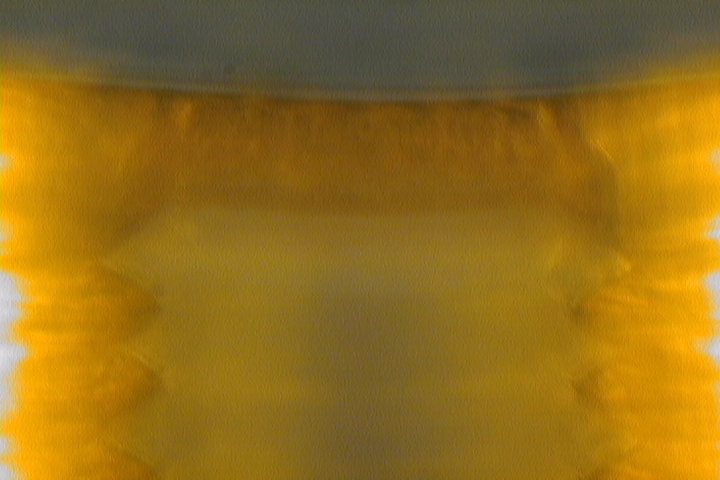
#> input picture imageproc/140506_first_try/10s_Image0504-2344(S-Video)(1).png, 720 x 480 px
$ jupyter execute 140506_first_try_imageproc.ipynb   (shell and % lines are left out)   (Python 2 division)   (older library calls are emulated)
#> lines starting #> are read from the running program, lines starting #| are printed output that depends on the picture
[cell 1]
import numpy as np
import matplotlib.pyplot as plt
from scipy import misc
from scipy import ndimage
from skimage.filters import roberts, sobel, scharr

[cell 2]
color_1s = misc.imread('10s_Image0504-2344(S-Video)(1).png')
#> color_1s is the input picture: shape (480, 720, 3); mean R, G, B 146.5, 109.8, 27.9

[cell 3]
print color_1s.shape
#| (480, 720, 3)
print color_1s[0][0]
#| [90 84 65]

[cell 4]
plt.imshow(color_1s)

[cell 5]
fontsize = 14

fig, ((ax_color, ax_blue), (ax_green, ax_red)) = plt.subplots(2, 2, figsize=(10,8))
im_color = ax_color.imshow(color_1s)
im_blue = ax_blue.imshow(color_1s[:,:,2], cmap=plt.cm.gray)
im_green = ax_green.imshow(color_1s[:,:,1], cmap=plt.cm.gray)
im_red = ax_red.imshow(color_1s[:,:,0], cmap=plt.cm.gray)
ax_color.text(340, 420, 'Color', fontsize=fontsize, color='white')
bluetext = 'Blue\nmin: {0}\nmax: {1}'.format(np.amin(color_1s[:,:,2]),np.amax(color_1s[:,:,2]))
ax_blue.text(300, 420, bluetext, color='white')
greentext = 'Green\nmin: {0}\nmax: {1}'.format(np.amin(color_1s[:,:,1]),np.amax(color_1s[:,:,1]))
ax_green.text(340, 420, greentext, fontsize=fontsize, color='white')
redtext = 'Red\nmin: {0}\nmax: {1}'.format(np.amin(color_1s[:,:,0]),np.amax(color_1s[:,:,0]))
ax_red.text(340, 420, redtext, fontsize=fontsize, color='white')
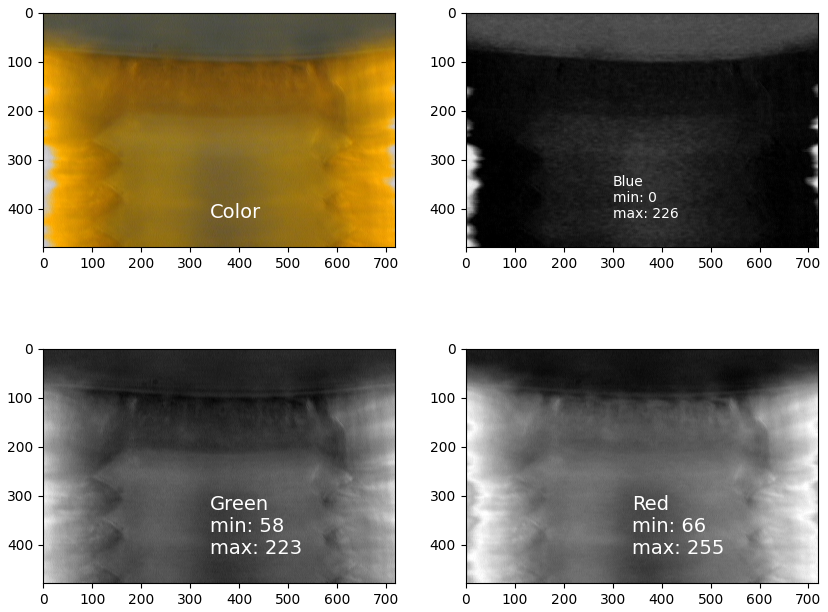
#> figure drawn by matplotlib, 4 panels

From:

  http://stackoverflow.com/questions/12201577/convert-rgb-image-to-grayscale-in-python

  http://stackoverflow.com/questions/23935840/converting-an-rgb-image-to-grayscale-and-manipulating-the-pixel-data-in-python

[cell 6]
from PIL import Image
temp_gray = Image.open('10s_Image0504-2344(S-Video)(1).png').convert('LA')
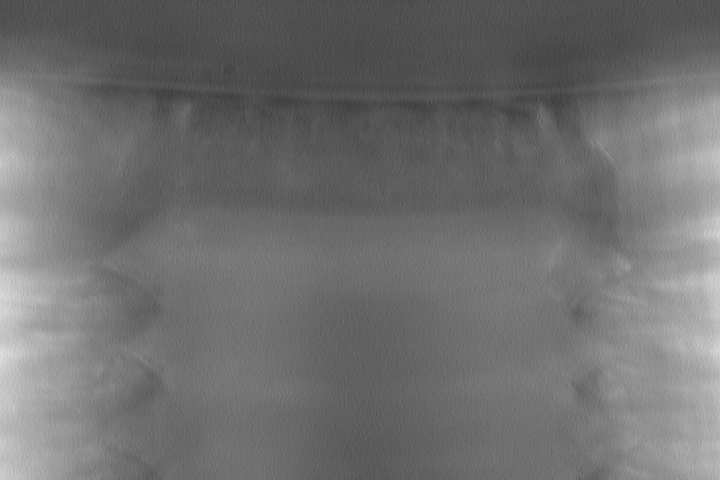
#> temp_gray: PIL image 720x480 LA; mean R, G, B, A 111.5, 111.5, 111.5, 255
plt.imshow(temp_gray)

[cell 7]
temp_gray

[cell 8]
print temp_gray #dtype=np.uint8
#| <PIL.Image.Image image mode=LA size=720x480 at 0x7FA335E3BB90>

[cell 9]
y=np.asarray(temp_gray.getdata(),dtype=np.uint8)#.reshape((temp_gray.size[1],temp_gray.size[0]))
#> y = 345600 pairs, first value 61 to 224, second value 255 to 255
print y.shape, y.dtype
#| (345600, 2) uint8
print y
#> (printed output is left out)

[cell 10]
print 2*345600, 720*480

[cell 11]
yy = y[:,0].reshape((480,720))
print yy.shape
#| (480, 720)
yy

[cell 12]
plt.imshow(yy)

[cell 13]
plt.imshow(yy, cmap=plt.cm.gray)

[cell 14]
print np.amin(yy), np.amax(yy)
#| 61 224

[cell 15]
yy_edge_sobel = sobel(yy)
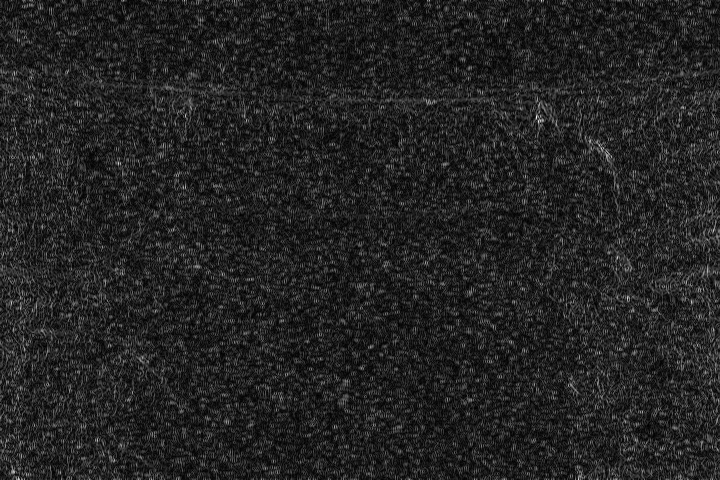
#> yy_edge_sobel: shape (480, 720) float64; min 0, max 0.0775, mean 0.0108; drawn with min black and max white

[cell 16]
plt.imshow(yy_edge_sobel)

[cell 17]
grn_edge_sobel = sobel(color_1s[:,:,1])
plt.imshow(grn_edge_sobel)

[cell 18]
grn_edge_scharr = scharr(color_1s[:,:,1])
plt.imshow(grn_edge_scharr)

$ run again, with imageproc/140506_first_try/30s_Image0505-2209(S-Video)(1).png copied over imageproc/140506_first_try/10s_Image0504-2344(S-Video)(1).png
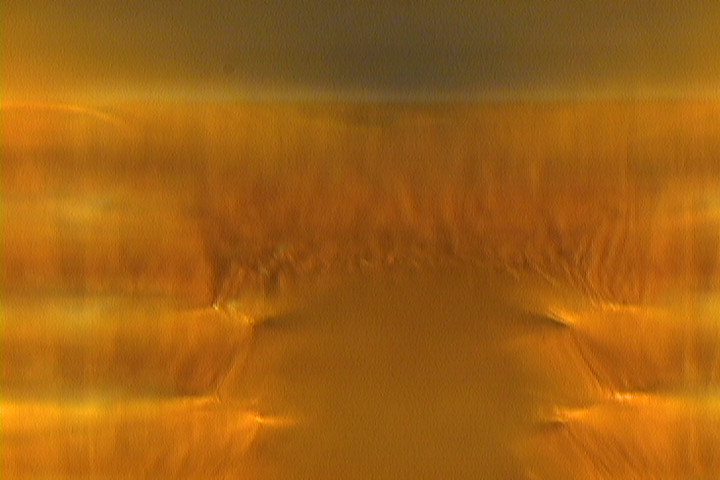
#> input picture imageproc/140506_first_try/30s_Image0505-2209(S-Video)(1).png, 720 x 480 px
#> color_1s is the input picture: shape (480, 720, 3); mean R, G, B 160.4, 96.6, 19.3
#| (480, 720, 3)
#| [126 102  10]
#> `temp_gray = Image.open('10s_Image0504-2344(S-Video)(1).png').convert('..`:
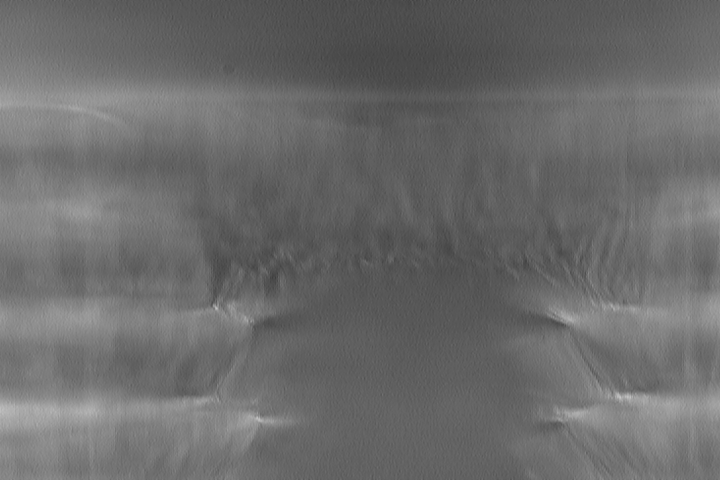
#> temp_gray: PIL image 720x480 LA; mean R, G, B, A 106.9, 106.9, 106.9, 255
#| <PIL.Image.Image image mode=LA size=720x480 at 0x7FA335C5CF90>
#> y = 345600 pairs, first value 62 to 198, second value 255 to 255
#| (345600, 2) uint8
#> (printed output is left out)
#| (480, 720)
#| 62 198
#> `yy_edge_sobel = sobel(yy)`:
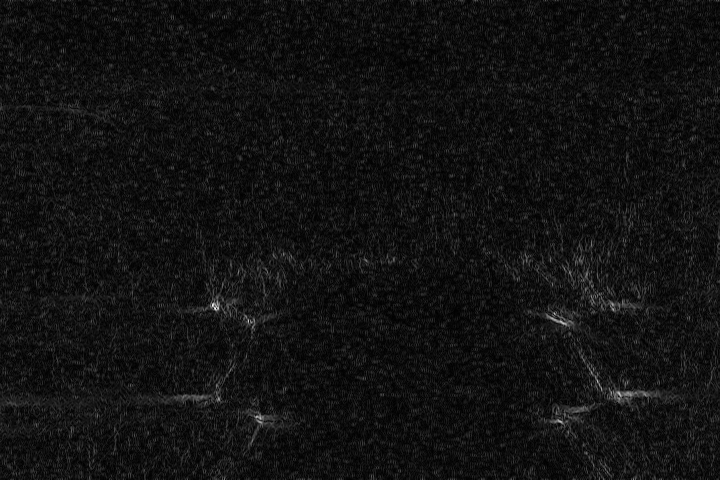
#> yy_edge_sobel: shape (480, 720) float64; min 0, max 0.164, mean 0.0118; drawn with min black and max white

$ run again, with imageproc/140506_first_try/15s_Image0504-2205(S-Video).png copied over imageproc/140506_first_try/10s_Image0504-2344(S-Video)(1).png
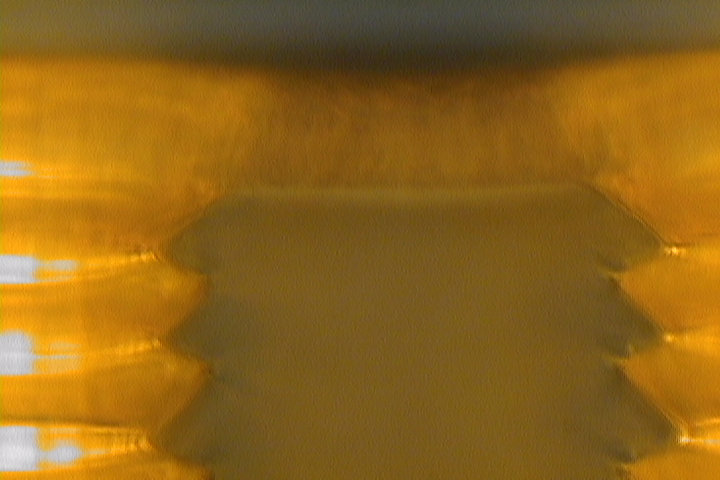
#> input picture imageproc/140506_first_try/15s_Image0504-2205(S-Video).png, 720 x 480 px
#> color_1s is the input picture: shape (480, 720, 3); mean R, G, B 143, 100.7, 26.5
#| (480, 720, 3)
#| [121 110  39]
#> `temp_gray = Image.open('10s_Image0504-2344(S-Video)(1).png').convert('..`:
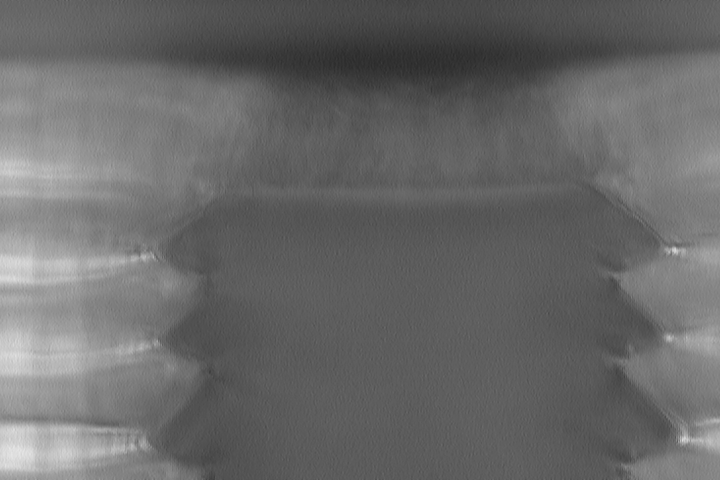
#> temp_gray: PIL image 720x480 LA; mean R, G, B, A 104.9, 104.9, 104.9, 255
#| <PIL.Image.Image image mode=LA size=720x480 at 0x7FA335ACEF90>
#> y = 345600 pairs, first value 41 to 230, second value 255 to 255
#| (345600, 2) uint8
#> (printed output is left out)
#| (480, 720)
#| 41 230
#> `yy_edge_sobel = sobel(yy)`:
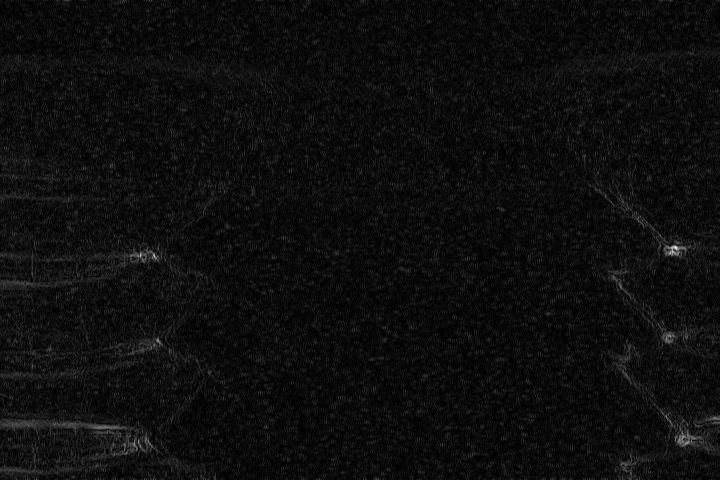
#> yy_edge_sobel: shape (480, 720) float64; min 0, max 0.202, mean 0.0115; drawn with min black and max white

$ run again, with imageproc/140506_first_try/20s_Image0504-2138(S-Video).png copied over imageproc/140506_first_try/10s_Image0504-2344(S-Video)(1).png
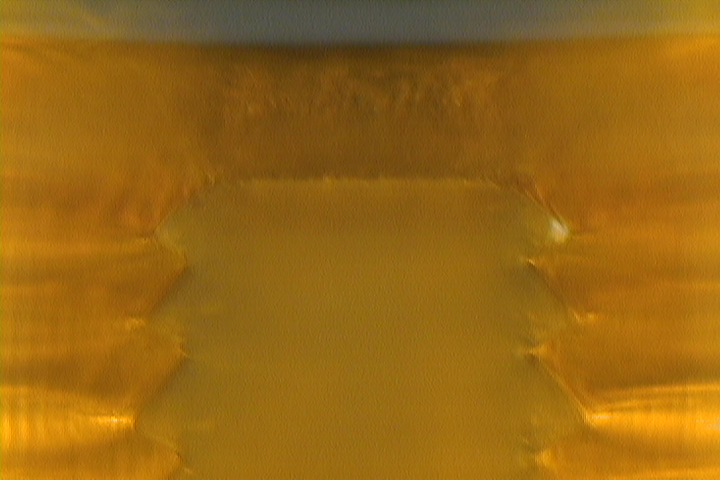
#> input picture imageproc/140506_first_try/20s_Image0504-2138(S-Video).png, 720 x 480 px
#> color_1s is the input picture: shape (480, 720, 3); mean R, G, B 151.1, 102.5, 20.2
#| (480, 720, 3)
#| [159 137  35]
#> `temp_gray = Image.open('10s_Image0504-2344(S-Video)(1).png').convert('..`:
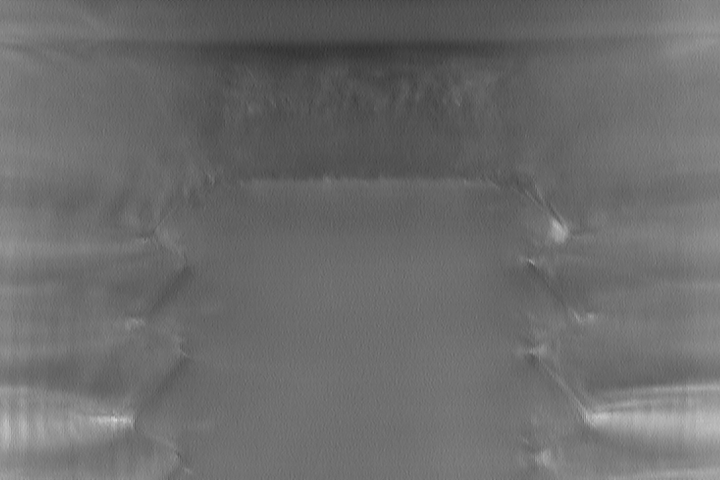
#> temp_gray: PIL image 720x480 LA; mean R, G, B, A 107.7, 107.7, 107.7, 255
#| <PIL.Image.Image image mode=LA size=720x480 at 0x7FA335AA4250>
#> y = 345600 pairs, first value 48 to 216, second value 255 to 255
#| (345600, 2) uint8
#> (printed output is left out)
#| (480, 720)
#| 48 216
#> `yy_edge_sobel = sobel(yy)`:
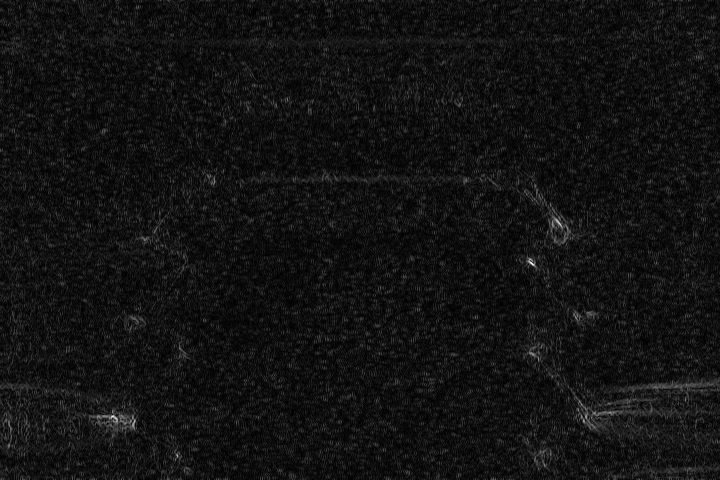
#> yy_edge_sobel: shape (480, 720) float64; min 0, max 0.153, mean 0.0113; drawn with min black and max white
